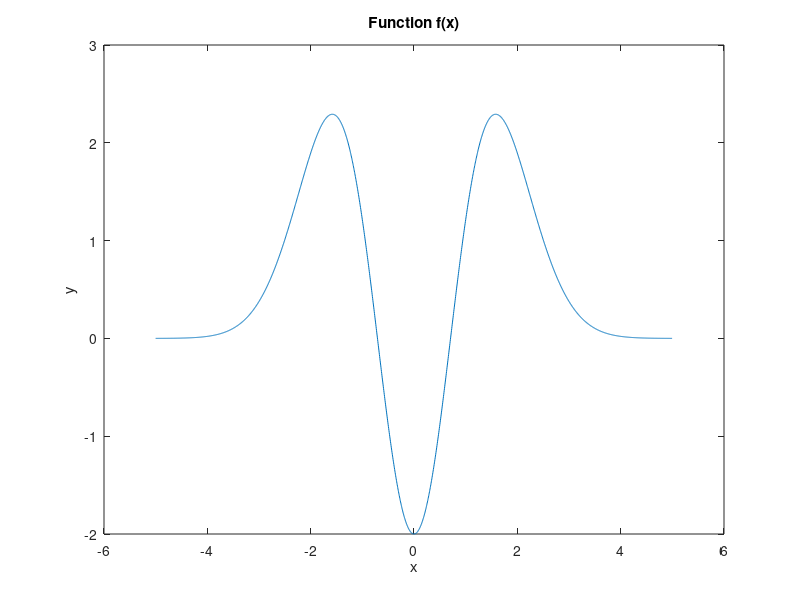
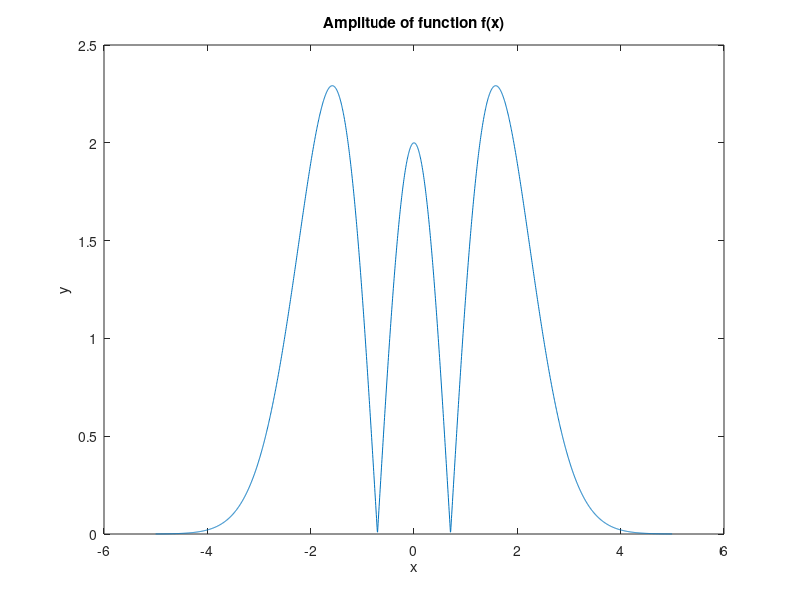
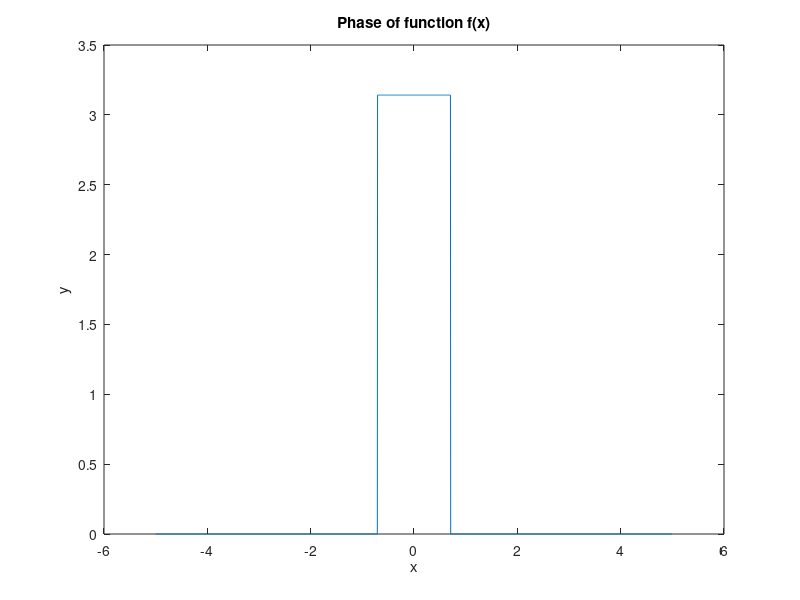
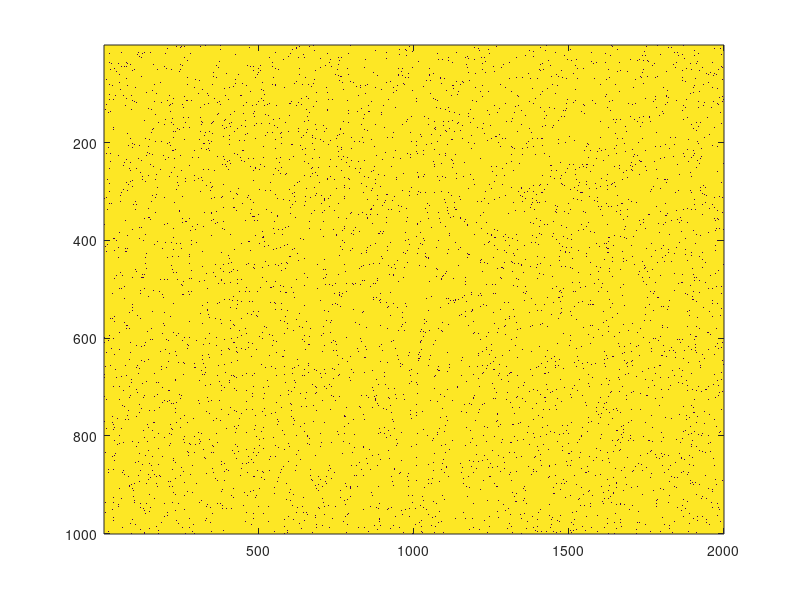

Reproduce these figures in MATLAB, in order.
#3
n = 2000;
#4 
a = -5;
b = 5;
hx = (b-a)/n;
x = (a:hx:b - hx);
size(x)
#5
f = (4.*x.^2 - 2).*exp((-x.^2)./2);
#6
figure(1)
plot(x, f)
xlabel("x");
ylabel("y");
title("Function f(x)");

figure(2)
plot(x, abs(f))
xlabel("x");
ylabel("y");
title("Amplitude of function f(x)");

figure(3)
plot(x, arg(f))
xlabel("x");
ylabel("y");
title("Phase of function f(x)");

#7
int = sum(f*hx);
#8
m = 1000;
p = -5;
q = 5;
hE = (q - p)/m;
E = (p: hE: q - hE);
size(E)
#9
A = exp(-2*pi*1i*E'.*x);

figure(4)
imagesc(abs(A))

figure(5)
imagesc(arg(A))

#10
F = A*f'.*hx;
figure(6)
plot(E, F)
xlabel("x");
ylabel("y");
title("Function F(x)");

figure(7)
plot(E, abs(F))
xlabel("x");
ylabel("y");
title("Amplitude of function F(E)");

figure(8)
plot(E, arg(F))
xlabel("x");
ylabel("y");
title("Phase of function F(E)");

#12
###

#13
B = A';
f2 = (B*F).*hE;

#14
figure(11)
hold on
plot(x, abs(f));
plot(x, abs(f2));
title("Amplitude");
hold off

figure(12)
hold on
plot(x, arg(f));
plot(x, arg(f2));
title("Phase");
hold off





